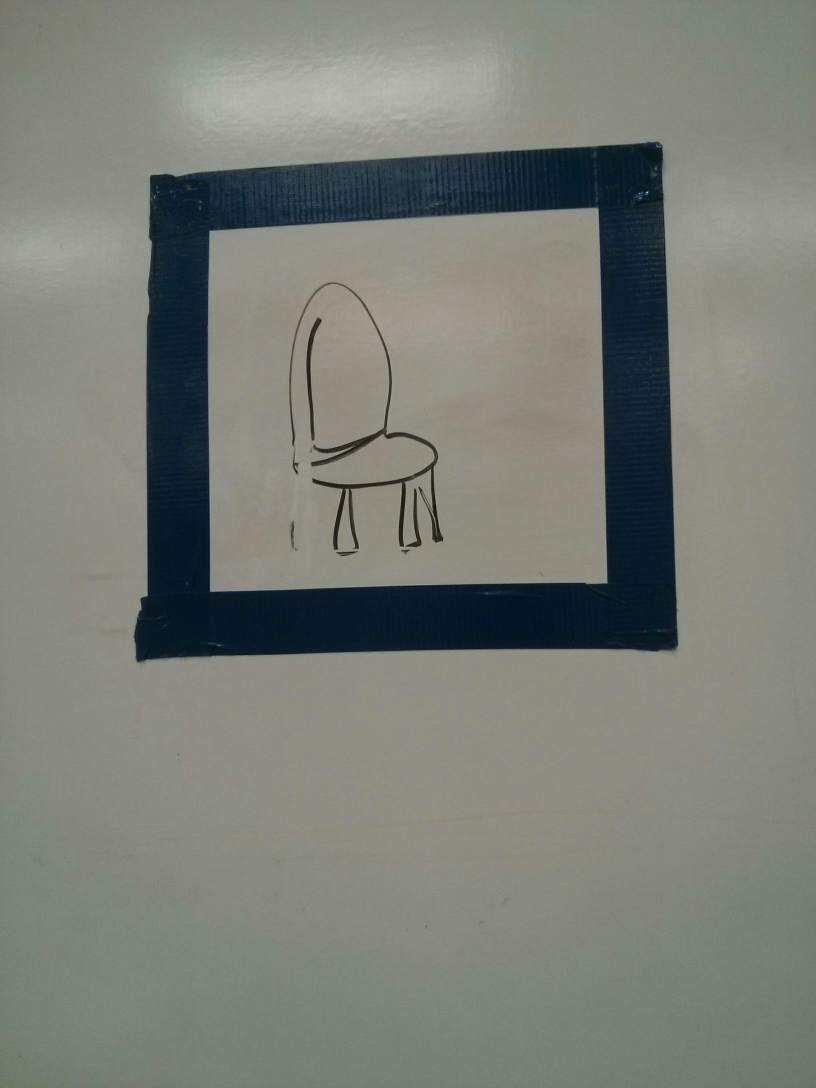
#> input picture board.jpg, 2448 x 3264 px (shown at 1/3 size)
$ python preprocess.py
#> lines starting #> are read from the running program, lines starting #| are printed output that depends on the picture; after the words box and inside, x2 and y2 are one past the last pixel; in counts of white or black regions, pixels touching at a corner belong together
import cv2
import numpy as np
from matplotlib import pyplot as plt

img = cv2.imread('board.jpg')
#> img is the input picture: shape (3264, 2448, 3); mean B, G, R 118.8, 125.9, 122.7
res = cv2.resize(img, None, fx=0.2, fy=0.2, interpolation=cv2.INTER_CUBIC)
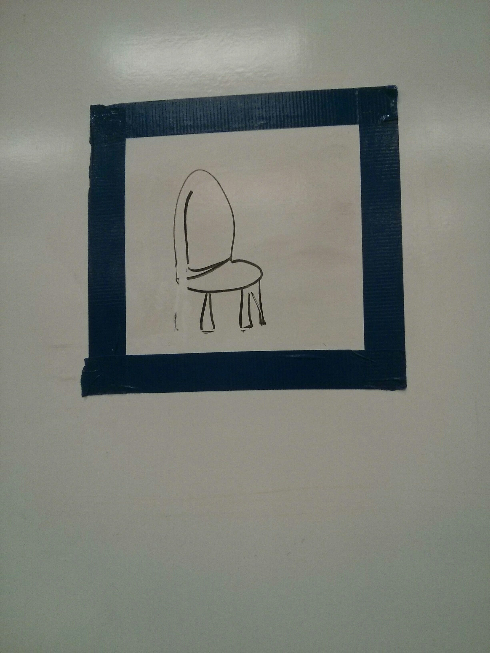
#> res: shape (653, 490, 3); mean B, G, R 118.8, 125.9, 122.7
gray = cv2.cvtColor(res, cv2.COLOR_BGR2GRAY)
(thresh, im_bw) = cv2.threshold(gray, 128, 255, cv2.THRESH_BINARY | cv2.THRESH_OTSU)
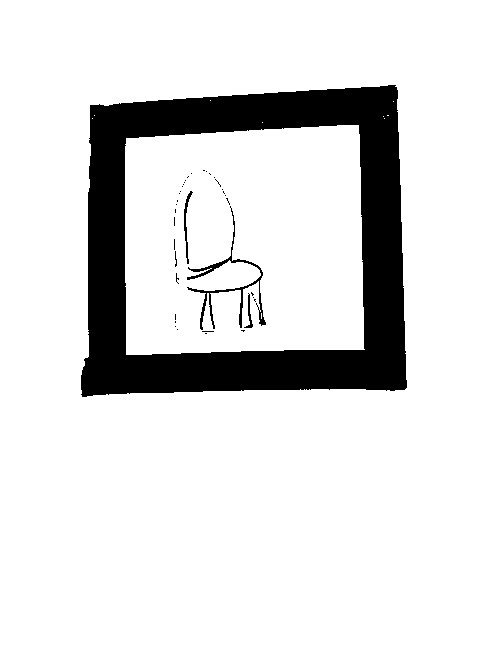
#> im_bw: shape (653, 490); 86.8% white; 38 black regions (34 under 20 px)
#> thresh = 84

contours, hierarchy = cv2.findContours(im_bw.copy(), cv2.RETR_TREE, cv2.CHAIN_APPROX_SIMPLE)
#> contours = 67 contours, 57 with area under 20; largest, box (x1, y1, x2, y2) and area: (0, 0, 490, 653) 318828, (80, 84, 408, 398) 93638, (125, 125, 365, 355) 51801, (186, 207, 267, 331) 1323, (183, 190, 194, 265) 242

t = res.copy()
cnt = contours[2]
#> cnt = contour of 71 points, box (x1, y1, x2, y2) (125, 125, 365, 355), area 51801
epsilon = 0.1*cv2.arcLength(cnt,True)
#> epsilon = 92.66
approx = cv2.approxPolyDP(cnt,epsilon,True)
#> approx = [[358, 125], [126, 138], [126, 354], [364, 349]]

x1 = approx[0][0][0]
#> x1 = 358
y1 = approx[0][0][1]
#> y1 = 125
x2 = approx[2][0][0]
#> x2 = 126
y2 = approx[2][0][1]
#> y2 = 354

#cv2.rectangle(t, (x1,y1), (x2, y2), (0,255,0), thickness=5);

roi = t[min(y1,y2):max(y1,y2), min(x1,x2):max(x1,x2)]
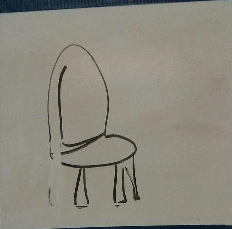
#> roi: shape (229, 232, 3); mean B, G, R 126.6, 137.2, 140.1

cv2.imshow('image', roi)
cv2.waitKey(0)

cv2.destroyAllWindows()
